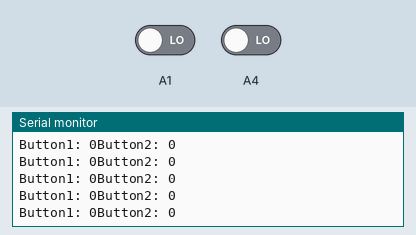
Bench run of a sketch on a simulated Arduino Uno, built with avr-gcc and run on an emulated ATmega328P. On the bench: the last lines printed to the serial monitor. The inputs (shaded band) are chosen by the test bench; at power-on: A1 LOW, A4 LOW.

Above: at 1.2 s.
1.3 s: A1 driven HIGH
At 2.1 s:
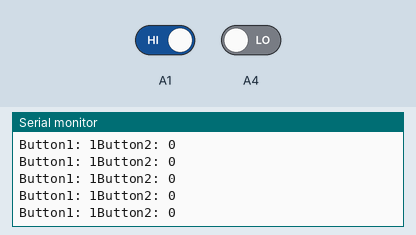
2.8 s: A4 driven HIGH
At 3.5 s:
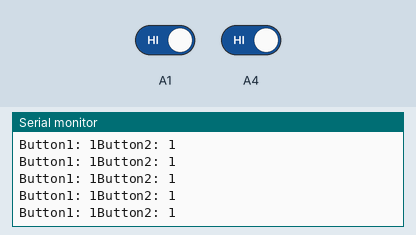
5.8 s: A1 driven LOW
At 6.5 s:
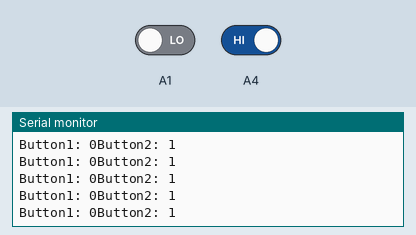

The sketch:

DIGITAL_IN_OUT_PINS.ino
```cpp
void setup() {
  // put your setup code here, to run once:
  pinMode(A4, INPUT); // Определяем ПИН А4 как ВХОД
  pinMode(A1, INPUT); // Определяем ПИН А1 как ВХОД

  /*
  pinMode(A1, INPUT_PULLUP);
  pinMode(A4, INPUT_PULLUP);

  Подключение с подтягивающим резистором со стороны Arduino!

  */

  Serial.begin(9600); // Определяем COM порт и его скорость для вывода информации в терминал
}

void loop() {
  // put your main code here, to run repeatedly:
  // Определяем и соотносим кнопку_1 и кнопку_2 с цифровыми входами, и даём команду на чтение.
  boolean button1 = digitalRead(A1);
  boolean button2 = digitalRead(A4);

  Serial.print("Button1: "); Serial.print(button1);
  Serial.print("Button2: "); Serial.println(button2);
}
```

Measured:
- after the input at 1.3 s, the serial monitor: prints a new line after 0.07 s (image 1)
- after the input at 2.8 s, the serial monitor: prints a new line after 0.08 s (image 2)
- after the input at 5.8 s, the serial monitor: prints a new line after 0.08 s (image 3)
